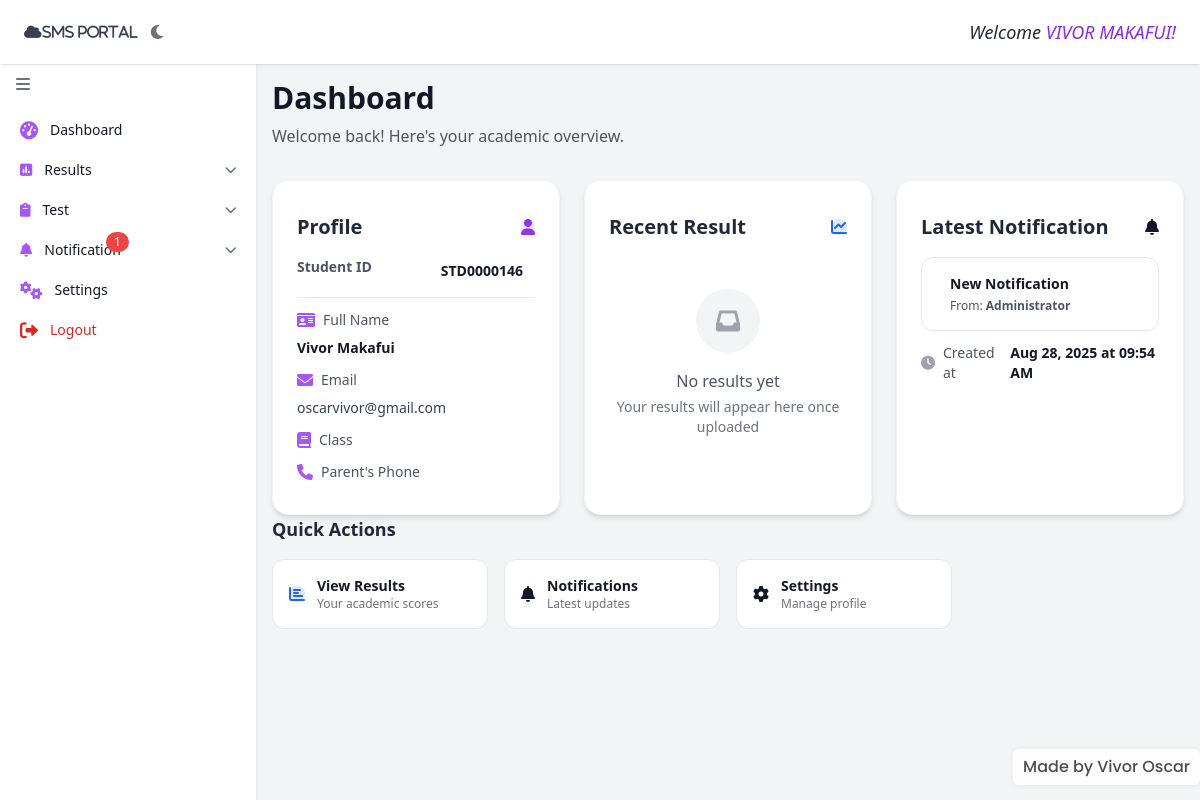
Screenshot of /public/students/student-dashboard.php (signed in) with the database file from the repository.
### tables this page shows
CREATE TABLE `students` (
  `student_id` varchar(255) NOT NULL,
  `gender` varchar(255) NOT NULL,
  `first_name` varchar(255) NOT NULL,
  `mid_name` varchar(255) NOT NULL,
  `last_name` varchar(255) NOT NULL,
  `dob` varchar(255) NOT NULL,
  `number` varchar(255) DEFAULT NULL,
  `email` varchar(255) DEFAULT NULL,
  `class` varchar(25) NOT NULL,
  `curaddress` varchar(255) NOT NULL,
  `parent_name` varchar(255) DEFAULT NULL,
  `parent_email` varchar(255) DEFAULT NULL,
  `parent_number` varchar(255) DEFAULT NULL,
  `role` varchar(255) NOT NULL DEFAULT '''''''student''''''',
  `username` varchar(255) NOT NULL,
  `password` varchar(255) NOT NULL,
  `conpassword` varchar(255) NOT NULL,
  `alumni_year` int(11) DEFAULT NULL,
  `promotion_status` varchar(20) DEFAULT NULL,
  `promotion_target` varchar(100) DEFAULT NULL
);

CREATE TABLE `notifications` (
  `notification_id` int(11) NOT NULL,
  `message` text NOT NULL,
  `target_role` varchar(50) NOT NULL COMMENT 'e.g., all, student, staff',
  `created_at` timestamp NOT NULL DEFAULT current_timestamp(),
  `sender_name` varchar(255) DEFAULT 'Administrator',
  `is_read` tinyint(1) DEFAULT 0
);

### public/students/student-dashboard.php (the view, shortened to what this page needs)
<?php include('include/side-bar.php'); ?>
<?php
include('../../includes/database.php');
$username = $_SESSION['username'];
$sql = "SELECT * FROM students WHERE username='$username'";
$result = mysqli_query($conn, $sql);
$student = mysqli_fetch_assoc($result);
?>
<div class="flex min-h-screen bg-gradient-to-br from-gray-50 to-gray-100 dark:from-gray-900 dark:to-gray-800 text-gray-900 dark:text-gray-100">
    <main class="flex-1 ml-20 md:ml-48 lg:ml-64 pt-20 p-4 md:p-6 lg:p-8 overflow-x-hidden">
        <div class="mb-8">
            <h1 class="text-3xl md:text-4xl font-bold text-gray-900 dark:text-white mb-2">Dashboard</h1>
            <p class="text-gray-600 dark:text-gray-400">Welcome back! Here's your academic overview.</p>
        </div>
        <section class="grid grid-cols-1 md:grid-cols-2 lg:grid-cols-3 gap-6">
            <div class="group bg-white dark:bg-gray-800 rounded-2xl shadow-md hover:shadow-xl transition-all duration-300 border border-gray-100 dark:border-gray-700 overflow-hidden">
                <div class="bg-gradient-to-r from-purple-500 to-pink-500 h-2"></div>
                <div class="p-6">
                    <div class="flex items-center justify-between mb-4">
                        <h2 class="text-xl font-bold text-gray-800 dark:text-white">Profile</h2>
                        <div class="w-10 h-10 rounded-full bg-purple-100 dark:bg-purple-900 flex items-center justify-center">
                            <i class="fas fa-user text-purple-600 dark:text-purple-400"></i>
                        </div>
                    </div>
                    <div class="space-y-3">
                        <div class="flex justify-between items-start">
                            <span class="text-sm font-semibold text-gray-600 dark:text-gray-400">Student ID</span>
                            <span class="text-sm font-bold text-gray-900 dark:text-white bg-purple-50 dark:bg-purple-900 px-3 py-1 rounded-full"><?php echo htmlspecialchars($student['student_id']); ?></span>
                        </div>
                        <div class="border-t border-gray-200 dark:border-gray-700 pt-3">
                            <div class="flex items-center gap-2 mb-2">
                                <i class="fas fa-id-card text-purple-500"></i>
                                <span class="text-sm font-medium text-gray-600 dark:text-gray-400">Full Name</span>
                            </div>
                            <p class="text-sm font-semibold text-gray-900 dark:text-white ml-6"><?php echo htmlspecialchars($student['first_name'] . ' ' . $student['last_name']); ?></p>
                        </div>
                        <div>
                            <div class="flex items-center gap-2 mb-2">
                                <i class="fas fa-envelope text-purple-500"></i>
                                <span class="text-sm font-medium text-gray-600 dark:text-gray-400">Email</span>
                            </div>
                            <p class="text-sm text-gray-700 dark:text-gray-300 ml-6 break-all"><?php echo htmlspecialchars($student['email']); ?></p>
                        </div>
                        <div>
                            <div class="flex items-center gap-2 mb-2">
                                <i class="fas fa-book text-purple-500"></i>
                                <span class="text-sm font-medium text-gray-600 dark:text-gray-400">Class</span>
                            </div>
                        </div>
                        <div>
                            <div class="flex items-center gap-2 mb-2">
                                <i class="fas fa-phone text-purple-500"></i>
                                <span class="text-sm font-medium text-gray-600 dark:text-gray-400">Parent's Phone</span>
                            </div>
                        </div>
                    </div>
                </div>
            </div>
            <div class="group bg-white dark:bg-gray-800 rounded-2xl shadow-md hover:shadow-xl transition-all duration-300 border border-gray-100 dark:border-gray-700 overflow-hidden">
                <div class="bg-gradient-to-r from-blue-500 to-cyan-500 h-2"></div>
                <div class="p-6">
                    <div class="flex items-center justify-between mb-4">
                        <h2 class="text-xl font-bold text-gray-800 dark:text-white">Recent Result</h2>
                        <div class="w-10 h-10 rounded-full bg-blue-100 dark:bg-blue-900 flex items-center justify-center">
                            <i class="fas fa-chart-line text-blue-600 dark:text-blue-400"></i>
                        </div>
                    </div>
                    <?php
                    $sql_result = "SELECT * FROM results WHERE student_id='{$student['student_id']}' ORDER BY upload_date DESC LIMIT 1";
                    $res_result = mysqli_query($conn, $sql_result);
                    if (mysqli_num_rows($res_result) > 0) {
                        $latest = mysqli_fetch_assoc($res_result);
                    ?>
                        <div class="space-y-4">
                            <div class="bg-gradient-to-br from-blue-50 to-cyan-50 dark:from-blue-900 dark:to-cyan-900 p-4 rounded-xl border border-blue-200 dark:border-blue-700">
                                <div class="flex items-center gap-2 mb-2">
                                    <i class="fas fa-file-pdf text-blue-600 dark:text-blue-400"></i>
                                    <span class="text-xs font-semibold text-blue-700 dark:text-blue-300 uppercase tracking-wide">Result File</span>
                                </div>
                                <p class="text-sm font-bold text-gray-900 dark:text-white break-all"><?php echo htmlspecialchars($latest['filename']); ?></p>
                            </div>
                            <div class="flex items-center gap-2 text-sm">
                                <i class="fas fa-calendar-alt text-gray-400"></i>
                                <span class="text-gray-600 dark:text-gray-400">Uploaded on</span>
                                <span class="font-semibold text-gray-900 dark:text-white"><?php echo date('M d, Y', strtotime($latest['upload_date'])); ?></span>
                            </div>
                            <a href="view-result.php" class="mt-4 inline-flex items-center gap-2 px-4 py-2 bg-blue-600 hover:bg-blue-700 text-white font-medium rounded-lg transition-colors duration-200">
                                <i class="fas fa-eye"></i>
                                View Full Results
                            </a>
                        </div>
                    <?php } else { ?>
                        <div class="flex flex-col items-center justify-center py-8 text-center">
                            <div class="w-16 h-16 rounded-full bg-gray-100 dark:bg-gray-700 flex items-center justify-center mb-4">
                                <i class="fas fa-inbox text-2xl text-gray-400"></i>
                            </div>
                            <p class="text-gray-600 dark:text-gray-400 font-medium">No results yet</p>
                            <p class="text-sm text-gray-500 dark:text-gray-500 mt-1">Your results will appear here once uploaded</p>
                        </div>
                    <?php } ?>
                </div>
            </div>
            <div class="group bg-white dark:bg-gray-800 rounded-2xl shadow-md hover:shadow-xl transition-all duration-300 border border-gray-100 dark:border-gray-700 overflow-hidden">
                <div class="bg-gradient-to-r from-emerald-500 to-teal-500 h-2"></div>
                <div class="p-6">
                    <div class="flex items-center justify-between mb-4">
                        <h2 class="text-xl font-bold text-gray-800 dark:text-white">Latest Notification</h2>
                        <div class="w-10 h-10 rounded-full bg-emerald-100 dark:bg-emerald-900 flex items-center justify-center">
                            <i class="fas fa-bell text-emerald-600 dark:text-emerald-400"></i>
                        </div>
                    </div>
                    <?php
                    $sql_notify = "SELECT * FROM notifications ORDER BY created_at DESC LIMIT 1";
                    $not_result = mysqli_query($conn, $sql_notify);
                    if (mysqli_num_rows($not_result) > 0) {
                        $latest_notification = mysqli_fetch_assoc($not_result);
                    ?>
                        <div class="space-y-3">
                            <div class="bg-gradient-to-br from-emerald-50 to-teal-50 dark:from-emerald-900 dark:to-teal-900 p-4 rounded-xl border border-emerald-200 dark:border-emerald-700">
                                <div class="flex items-start gap-3">
                                    <div>
                                        <p class="text-sm font-semibold text-gray-900 dark:text-white">New Notification</p>
                                        <p class="text-xs text-gray-600 dark:text-gray-400 mt-1">From: <span class="font-bold text-emerald-600 dark:text-emerald-400"><?php echo htmlspecialchars($latest_notification['sender_name']); ?></span></p>
                                    </div>
                                </div>
                            </div>
                            <div class="flex items-center gap-2 text-sm">
                                <i class="fas fa-clock text-gray-400"></i>
                                <span class="text-gray-600 dark:text-gray-400">Created at</span>
                                <span class="font-semibold text-gray-900 dark:text-white"><?php echo date('M d, Y \a\t h:i A', strtotime($latest_notification['created_at'])); ?></span>
                            </div>
                            <a href="notification.php" class="mt-4 inline-flex items-center gap-2 px-4 py-2 bg-emerald-600 hover:bg-emerald-700 text-white font-medium rounded-lg transition-colors duration-200">
                                <i class="fas fa-envelope-open"></i>
                            </a>
                        </div>
                    <?php } ?>
                </div>
            </div>
        </section>
        <section class="mt-12">
            <h3 class="text-lg font-bold text-gray-800 dark:text-white mb-4">Quick Actions</h3>
            <div class="grid grid-cols-1 sm:grid-cols-2 lg:grid-cols-4 gap-4">
                <a href="view-result.php" class="group bg-white dark:bg-gray-800 p-4 rounded-xl border border-gray-200 dark:border-gray-700 hover:border-blue-500 dark:hover:border-blue-500 transition-all duration-200 hover:shadow-lg">
                    <div class="flex items-center gap-3">
                        <div class="w-10 h-10 rounded-lg bg-blue-100 dark:bg-blue-900 group-hover:bg-blue-500 flex items-center justify-center transition-colors duration-200">
                            <i class="fas fa-chart-bar text-blue-600 dark:text-blue-400 group-hover:text-white"></i>
                        </div>
                        <div>
                            <p class="text-sm font-semibold text-gray-900 dark:text-white">View Results</p>
                            <p class="text-xs text-gray-500 dark:text-gray-400">Your academic scores</p>
                        </div>
                    </div>
                </a>
                <a href="notification.php" class="group bg-white dark:bg-gray-800 p-4 rounded-xl border border-gray-200 dark:border-gray-700 hover:border-emerald-500 dark:hover:border-emerald-500 transition-all duration-200 hover:shadow-lg">
                    <div class="flex items-center gap-3">
                        <div class="w-10 h-10 rounded-lg bg-emerald-100 dark:bg-emerald-900 group-hover:bg-emerald-500 flex items-center justify-center transition-colors duration-200">
                            <i class="fas fa-bell text-emerald-600 dark:text-emerald-400 group-hover:text-white"></i>
                        </div>
                        <div>
                            <p class="text-sm font-semibold text-gray-900 dark:text-white">Notifications</p>
                            <p class="text-xs text-gray-500 dark:text-gray-400">Latest updates</p>
                        </div>
                    </div>
                </a>
                <a href="settings.php" class="group bg-white dark:bg-gray-800 p-4 rounded-xl border border-gray-200 dark:border-gray-700 hover:border-orange-500 dark:hover:border-orange-500 transition-all duration-200 hover:shadow-lg">
                    <div class="flex items-center gap-3">
                        <div class="w-10 h-10 rounded-lg bg-orange-100 dark:bg-orange-900 group-hover:bg-orange-500 flex items-center justify-center transition-colors duration-200">
                            <i class="fas fa-cog text-orange-600 dark:text-orange-400 group-hover:text-white"></i>
                        </div>
                        <div>
                            <p class="text-sm font-semibold text-gray-900 dark:text-white">Settings</p>
                            <p class="text-xs text-gray-500 dark:text-gray-400">Manage profile</p>
                        </div>
                    </div>
                </a>
            </div>
        </section>
    </main>
</div>

### public/students/include/header.php (shortened to what this page needs)
<header class="fixed top-0 left-0 right-0 z-50 h-16 bg-white dark:bg-gray-800 shadow flex items-center justify-between px-4 md:px-6">
  <div class="flex items-center gap-3">
    <i class="fa fa-cloud text-sm text-gray-700 dark:text-gray-200">sms portal</i>
    <button @click="toggleDarkMode()" class="text-gray-500 dark:text-gray-300 focus:outline-none">
      <i :class="darkMode ? 'fas fa-sun' : 'fas fa-moon'"></i>
    </button>
  </div>
  <div class="text-base md:text-lg text-gray-800 dark:text-white">
    <em>Welcome
      <span style="color:blueviolet;">
        <?php
    include('../../includes/database.php');
        $username = $_SESSION['username'] ?? '';
        $sql = "SELECT first_name, last_name FROM students WHERE username='$username'";
        $result = mysqli_query($conn, $sql);
        $student = mysqli_fetch_assoc($result);
        $student_first_name = $student['first_name'] ?? '';
        $student_last_name = $student['last_name'] ?? '';
        echo strtoupper(htmlspecialchars(($student_first_name ?? '') . ' ' . ($student_last_name ?? '')));
        ?>!
      </span>
    </em>
  </div>
</header>
<?php
if (file_exists(__DIR__ . '/../../include/watermark.php')) {
  include __DIR__ . '/../../include/watermark.php';
}

### templates/loader.php (style rules this page uses)
:root { --loader-bg:rgba(15,23,42,0.92);--accent1:#7c3aed;--accent2:#06b6d4;--accent3:#f97316 }

### rows the page displays
students: first_name+last_name "VIVOR MAKAFUI", student_id "STD0000146", first_name+last_name "Vivor Makafui", email "oscarvivor@gmail.com"
notifications: sender_name "Administrator", created_at "Aug 28, 2025 at 09:54 AM"

### other values shown
$notif_count "1"
